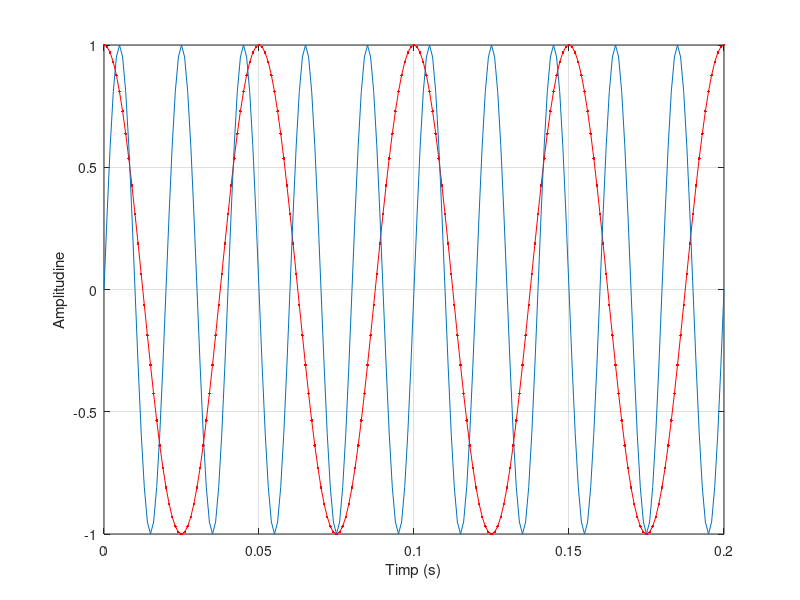

This figure's MATLAB source:
F1 = 20; %frecventa 1
F2 = 50; %frecventa 2
t = 0:0.001:0.2; %durata de timp a semnalului
c = cos(2*pi*F1*t); %se genereaza un semnal cosinusoidal cu frecventa F1
s = sin(2*pi*F2*t); %se genereaza un semnal sinusoidal cu frecventa F2
plot(t,c,'.-r',t,s) %se reprezinta grafic semnalele 
xlabel('Timp (s)')
ylabel('Amplitudine')
grid